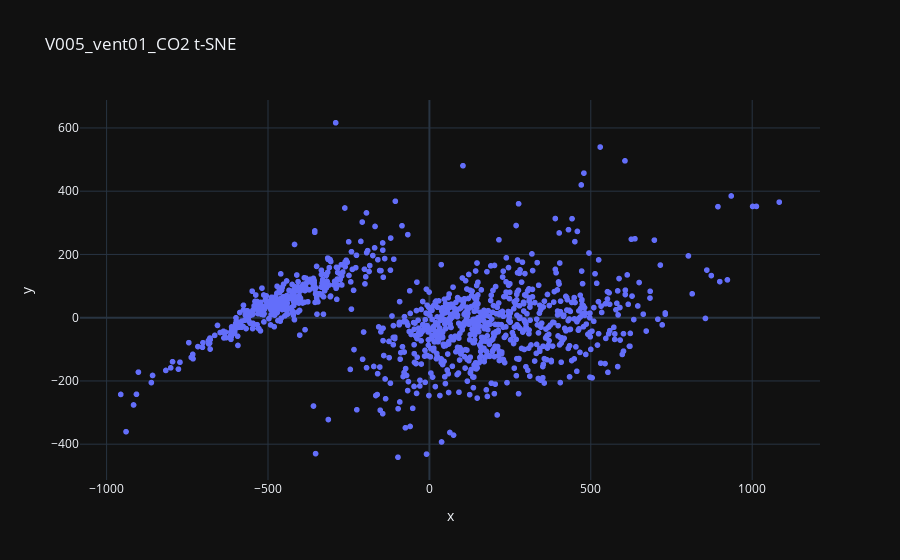
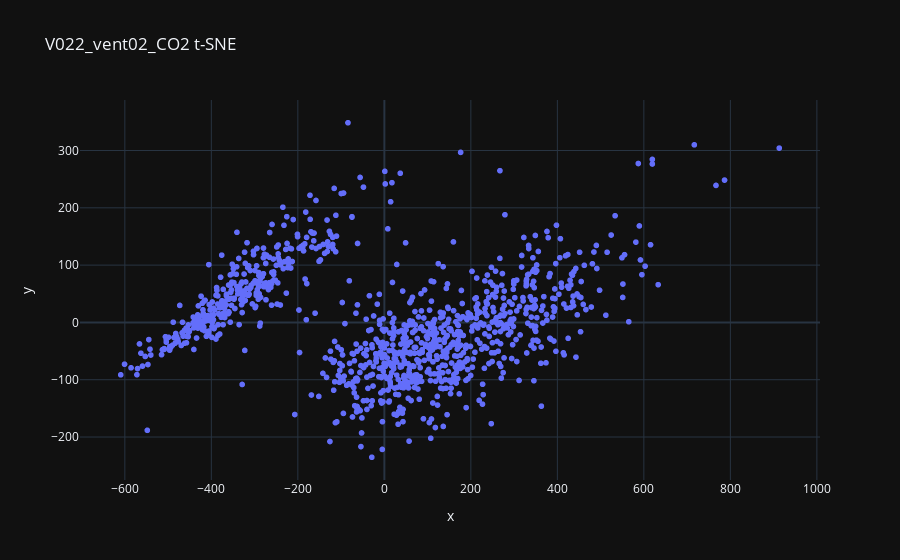
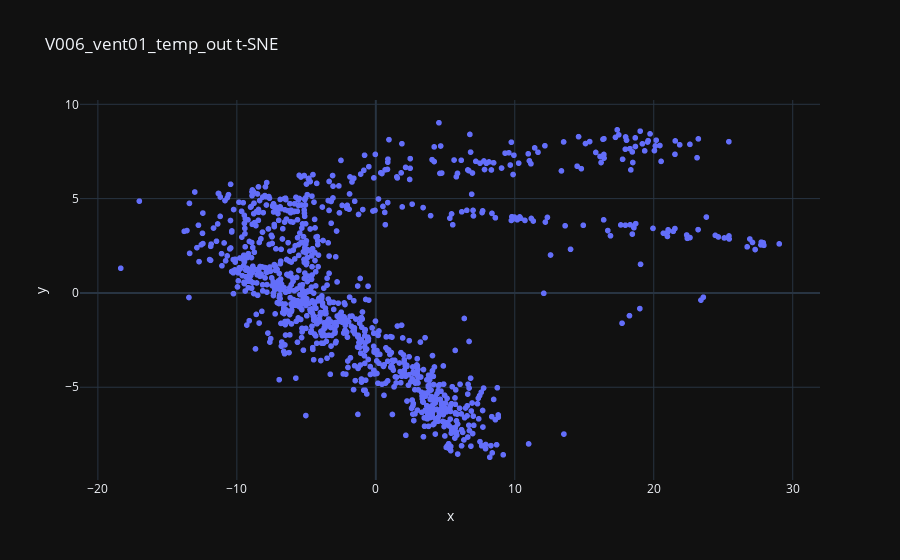
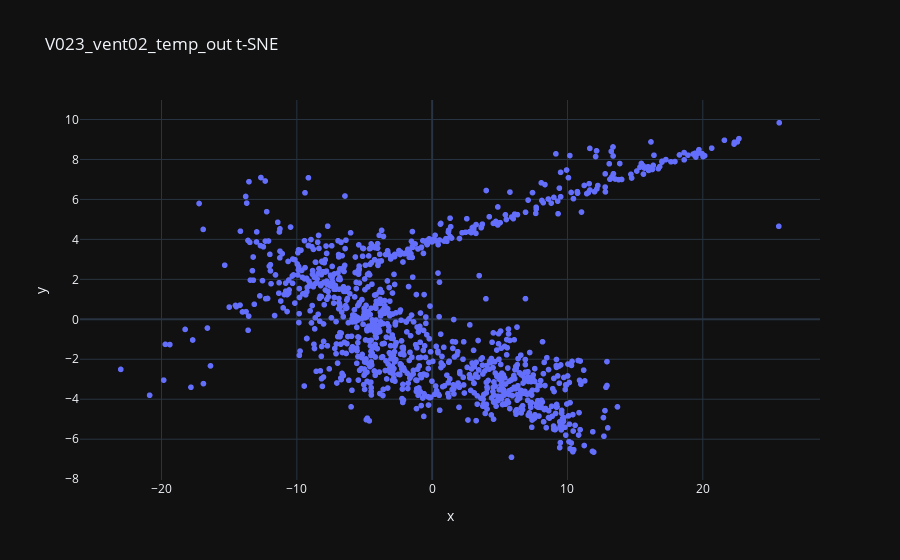

Notebook cell for these charts, in order:
### Code cell
import plotly.express as px

for i in range(len(variables)):
    print(len(tsne_dimension_reduced_values[i][:, 0]))
    # fig = px.scatter(x=tsne_dimension_reduced_values[i][:, 0], y=[0] * len(tsne_dimension_reduced_values[i][:, 0]), title=f'{variables[i]} t-SNE')
    fig = px.scatter(x=tsne_dimension_reduced_values[i][:, 0], y=tsne_dimension_reduced_values[i][:, 1], title=f'{variables[i]} t-SNE')
    fig.show()

### Figure 1 — Plotly figure (JSON) as saved in the notebook; plotly's stock layout.template omitted (floating-point values rounded to 4 significant figures; data arrays with more than 128 entries replaced by an {"elided": "..."} marker saying what was removed)
{"data": [{"hovertemplate": "x=%{x}<br>y=%{y}<extra></extra>", "legendgroup": "", "marker": {"color": "#636efa", "symbol": "circle"}, "mode": "markers", "name": "", "showlegend": false, "x": {"elided": "1081 float values"}, "xaxis": "x", "y": {"elided": "1081 float values"}, "yaxis": "y", "type": "scattergl"}], "layout": {"xaxis": {"anchor": "y", "domain": [0.0, 1.0], "title": {"text": "x"}}, "yaxis": {"anchor": "x", "domain": [0.0, 1.0], "title": {"text": "y"}}, "legend": {"tracegroupgap": 0}, "title": {"text": "V005_vent01_CO2 t-SNE"}}}

### Figure 2 — Plotly figure (JSON) as saved in the notebook; plotly's stock layout.template omitted (floating-point values rounded to 4 significant figures; data arrays with more than 128 entries replaced by an {"elided": "..."} marker saying what was removed)
{"data": [{"hovertemplate": "x=%{x}<br>y=%{y}<extra></extra>", "legendgroup": "", "marker": {"color": "#636efa", "symbol": "circle"}, "mode": "markers", "name": "", "showlegend": false, "x": {"elided": "1081 float values"}, "xaxis": "x", "y": {"elided": "1081 float values"}, "yaxis": "y", "type": "scattergl"}], "layout": {"xaxis": {"anchor": "y", "domain": [0.0, 1.0], "title": {"text": "x"}}, "yaxis": {"anchor": "x", "domain": [0.0, 1.0], "title": {"text": "y"}}, "legend": {"tracegroupgap": 0}, "title": {"text": "V022_vent02_CO2 t-SNE"}}}

### Figure 3 — Plotly figure (JSON) as saved in the notebook; plotly's stock layout.template omitted (floating-point values rounded to 4 significant figures; data arrays with more than 128 entries replaced by an {"elided": "..."} marker saying what was removed)
{"data": [{"hovertemplate": "x=%{x}<br>y=%{y}<extra></extra>", "legendgroup": "", "marker": {"color": "#636efa", "symbol": "circle"}, "mode": "markers", "name": "", "showlegend": false, "x": {"elided": "1081 float values"}, "xaxis": "x", "y": {"elided": "1081 float values"}, "yaxis": "y", "type": "scattergl"}], "layout": {"xaxis": {"anchor": "y", "domain": [0.0, 1.0], "title": {"text": "x"}}, "yaxis": {"anchor": "x", "domain": [0.0, 1.0], "title": {"text": "y"}}, "legend": {"tracegroupgap": 0}, "title": {"text": "V006_vent01_temp_out t-SNE"}}}

### Figure 4 — Plotly figure (JSON) as saved in the notebook; plotly's stock layout.template omitted (floating-point values rounded to 4 significant figures; data arrays with more than 128 entries replaced by an {"elided": "..."} marker saying what was removed)
{"data": [{"hovertemplate": "x=%{x}<br>y=%{y}<extra></extra>", "legendgroup": "", "marker": {"color": "#636efa", "symbol": "circle"}, "mode": "markers", "name": "", "showlegend": false, "x": {"elided": "1081 float values"}, "xaxis": "x", "y": {"elided": "1081 float values"}, "yaxis": "y", "type": "scattergl"}], "layout": {"xaxis": {"anchor": "y", "domain": [0.0, 1.0], "title": {"text": "x"}}, "yaxis": {"anchor": "x", "domain": [0.0, 1.0], "title": {"text": "y"}}, "legend": {"tracegroupgap": 0}, "title": {"text": "V023_vent02_temp_out t-SNE"}}}
